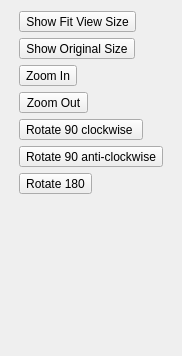
<?xml version="1.0" encoding="UTF-8"?>
<ui version="4.0">
 <class>CtrlViewDialog</class>
 <widget class="QDialog" name="CtrlViewDialog">
  <property name="geometry">
   <rect>
    <x>0</x>
    <y>0</y>
    <width>182</width>
    <height>356</height>
   </rect>
  </property>
  <property name="windowTitle">
   <string>Dialog</string>
  </property>
  <layout class="QGridLayout" name="gridLayout">
   <item row="0" column="0">
    <widget class="QToolButton" name="toolButton_showFitViewSize">
     <property name="text">
      <string>Show Fit View Size</string>
     </property>
    </widget>
   </item>
   <item row="1" column="0">
    <widget class="QToolButton" name="toolButton_showOriginalSize">
     <property name="text">
      <string>Show Original Size</string>
     </property>
    </widget>
   </item>
   <item row="2" column="0">
    <widget class="QToolButton" name="toolButton_zoomIn">
     <property name="text">
      <string>Zoom In</string>
     </property>
     <property name="checkable">
      <bool>false</bool>
     </property>
     <property name="autoExclusive">
      <bool>false</bool>
     </property>
    </widget>
   </item>
   <item row="3" column="0">
    <widget class="QToolButton" name="toolButton_zoomOut">
     <property name="text">
      <string>Zoom Out</string>
     </property>
     <property name="checkable">
      <bool>false</bool>
     </property>
     <property name="autoExclusive">
      <bool>false</bool>
     </property>
    </widget>
   </item>
   <item row="4" column="0">
    <widget class="QToolButton" name="toolButton_rotate90clockWise">
     <property name="text">
      <string>Rotate 90 clockwise </string>
     </property>
     <property name="checkable">
      <bool>false</bool>
     </property>
     <property name="autoExclusive">
      <bool>false</bool>
     </property>
    </widget>
   </item>
   <item row="5" column="0">
    <widget class="QToolButton" name="toolButton_rotate90antiClockWise">
     <property name="text">
      <string>Rotate 90 anti-clockwise</string>
     </property>
     <property name="checkable">
      <bool>false</bool>
     </property>
     <property name="autoExclusive">
      <bool>false</bool>
     </property>
    </widget>
   </item>
   <item row="6" column="0">
    <widget class="QToolButton" name="toolButton_rotate180">
     <property name="text">
      <string>Rotate 180</string>
     </property>
     <property name="checkable">
      <bool>false</bool>
     </property>
     <property name="autoExclusive">
      <bool>false</bool>
     </property>
    </widget>
   </item>
   <item row="7" column="0">
    <spacer name="verticalSpacer">
     <property name="orientation">
      <enum>Qt::Vertical</enum>
     </property>
     <property name="sizeHint" stdset="0">
      <size>
       <width>20</width>
       <height>160</height>
      </size>
     </property>
    </spacer>
   </item>
  </layout>
 </widget>
 <resources/>
 <connections/>
</ui>
